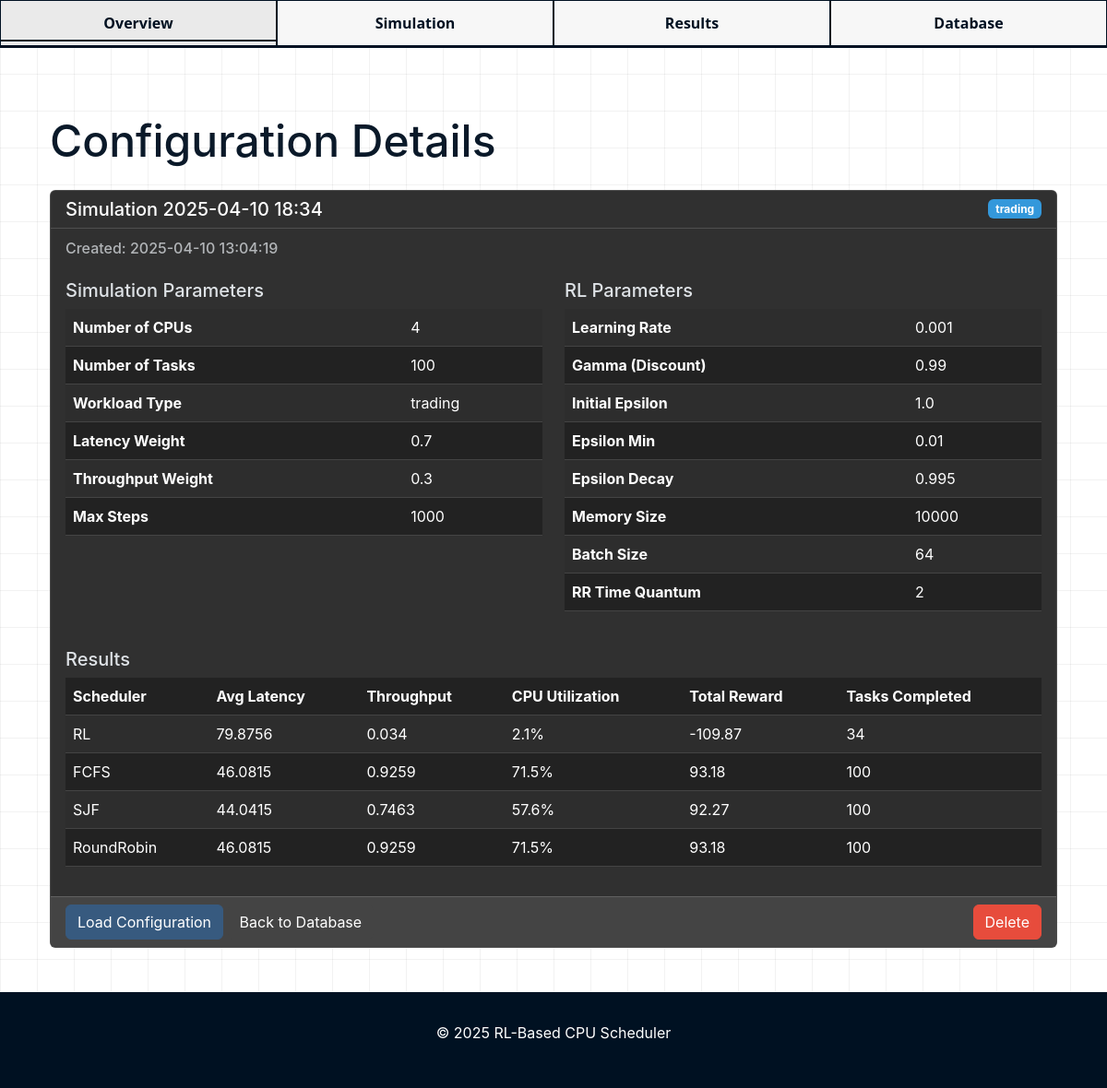
Page /view_config/2 on the committed database.
### database.py (models this page shows, shortened)
class SimulationConfig(db.Model):
    id = db.Column(db.Integer, primary_key=True)
    name = db.Column(db.String(100), nullable=False)
    description = db.Column(db.Text)
    created_at = db.Column(db.DateTime, default=datetime.datetime.utcnow)
    user_id = db.Column(db.Integer, db.ForeignKey('user.id'), nullable=False)
    num_cpus = db.Column(db.Integer, default=4)
    num_tasks = db.Column(db.Integer, default=100)
    workload_type = db.Column(db.String(20), default='trading')
    reward_latency_weight = db.Column(db.Float, default=0.7)
    reward_throughput_weight = db.Column(db.Float, default=0.3)
    max_steps = db.Column(db.Integer, default=1000)
    learning_rate = db.Column(db.Float, default=0.001)
    gamma = db.Column(db.Float, default=0.99)
    epsilon = db.Column(db.Float, default=1.0)
    epsilon_min = db.Column(db.Float, default=0.01)
    epsilon_decay = db.Column(db.Float, default=0.995)
    memory_size = db.Column(db.Integer, default=10000)
    batch_size = db.Column(db.Integer, default=64)
    time_quantum = db.Column(db.Integer, default=2)  #for round robin
    results = db.relationship('SimulationResult', backref='config', lazy=True, cascade="all, delete-orphan")

class SimulationResult(db.Model):
    id = db.Column(db.Integer, primary_key=True)
    config_id = db.Column(db.Integer, db.ForeignKey('simulation_config.id'), nullable=False)
    scheduler_type = db.Column(db.String(20), nullable=False)
    run_date = db.Column(db.DateTime, default=datetime.datetime.utcnow)
    avg_latency = db.Column(db.Float)
    throughput = db.Column(db.Float)
    cpu_utilization = db.Column(db.Float)
    total_reward = db.Column(db.Float)
    completed_tasks = db.Column(db.Integer)
    training_history = db.Column(db.JSON)

### app.py (the view)
@app.route('/view_config/<int:config_id>')
def view_config(config_id):
    config = SimulationConfig.query.get_or_404(config_id)
    return render_template('view_config.html', config=config)

### templates/view_config.html (shortened to what this page needs)
{% extends "layout.html" %}
{% block content %}
<div class="container mt-5">
    <div class="row">
        <div class="col">
            <h1>Configuration Details</h1>
            <div class="card my-4">
                <div class="card-header bg-dark text-white">
                    <div class="d-flex justify-content-between align-items-center">
                        <h5 class="mb-0">{{ config.name }}</h5>
                        <span class="badge bg-info">{{ config.workload_type }}</span>
                    </div>
                </div>
                <div class="card-body">
                    <h6 class="card-subtitle mb-2 text-muted">Created: {{ config.created_at.strftime('%Y-%m-%d %H:%M:%S') }}</h6>
                    <div class="row mt-4">
                        <div class="col-md-6">
                            <h5>Simulation Parameters</h5>
                            <table class="table table-striped">
                                <tr>
                                    <th>Number of CPUs</th>
                                    <td>{{ config.num_cpus }}</td>
                                </tr>
                                <tr>
                                    <th>Number of Tasks</th>
                                    <td>{{ config.num_tasks }}</td>
                                </tr>
                                <tr>
                                    <th>Workload Type</th>
                                    <td>{{ config.workload_type }}</td>
                                </tr>
                                <tr>
                                    <th>Latency Weight</th>
                                    <td>{{ config.reward_latency_weight }}</td>
                                </tr>
                                <tr>
                                    <th>Throughput Weight</th>
                                    <td>{{ config.reward_throughput_weight }}</td>
                                </tr>
                                <tr>
                                    <th>Max Steps</th>
                                    <td>{{ config.max_steps }}</td>
                                </tr>
                            </table>
                        </div>
                        <div class="col-md-6">
                            <h5>RL Parameters</h5>
                            <table class="table table-striped">
                                <tr>
                                    <th>Learning Rate</th>
                                    <td>{{ config.learning_rate }}</td>
                                </tr>
                                <tr>
                                    <th>Gamma (Discount)</th>
                                    <td>{{ config.gamma }}</td>
                                </tr>
                                <tr>
                                    <th>Initial Epsilon</th>
                                    <td>{{ config.epsilon }}</td>
                                </tr>
                                <tr>
                                    <th>Epsilon Min</th>
                                    <td>{{ config.epsilon_min }}</td>
                                </tr>
                                <tr>
                                    <th>Epsilon Decay</th>
                                    <td>{{ config.epsilon_decay }}</td>
                                </tr>
                                <tr>
                                    <th>Memory Size</th>
                                    <td>{{ config.memory_size }}</td>
                                </tr>
                                <tr>
                                    <th>Batch Size</th>
                                    <td>{{ config.batch_size }}</td>
                                </tr>
                                <tr>
                                    <th>RR Time Quantum</th>
                                    <td>{{ config.time_quantum }}</td>
                                </tr>
                            </table>
                        </div>
                    </div>
                    {% if config.results %}
                    <h5 class="mt-4">Results</h5>
                    <div class="table-responsive">
                        <table class="table table-striped">
                            <thead>
                                <tr>
                                    <th>Scheduler</th>
                                    <th>Avg Latency</th>
                                    <th>Throughput</th>
                                    <th>CPU Utilization</th>
                                    <th>Total Reward</th>
                                    <th>Tasks Completed</th>
                                </tr>
                            </thead>
                            <tbody>
                                {% for result in config.results %}
                                <tr>
                                    <td>{{ result.scheduler_type }}</td>
                                    <td>{{ result.avg_latency|round(4) }}</td>
                                    <td>{{ result.throughput|round(4) }}</td>
                                    <td>{{ (result.cpu_utilization * 100)|round(1) }}%</td>
                                    <td>{{ result.total_reward|round(2) }}</td>
                                    <td>{{ result.completed_tasks }}</td>
                                </tr>
                                {% endfor %}
                            </tbody>
                        </table>
                    </div>
                    {% else %}
                    <div class="alert alert-info mt-4">
                        No results have been saved for this configuration.
                    </div>
                    {% endif %}
                </div>
                <div class="card-footer">
                    <a href="{{ url_for('load_config', config_id=config.id) }}" class="btn btn-primary">Load Configuration</a>
                    <a href="{{ url_for('db_management') }}" class="btn btn-secondary">Back to Database</a>
                    <a href="{{ url_for('delete_config', config_id=config.id) }}" class="btn btn-danger float-end"
                       onclick="return confirm('Are you sure you want to delete this configuration?');">Delete</a>
                </div>
            </div>
        </div>
    </div>
</div>
{% endblock %}

### static/css/overflow.css (style rules this page uses)
:root { --primary-blue: #3498db; --primary-yellow: #f1c40f; --primary-green: #2ecc71; --primary-purple: #9b59b6; --primary-orange: #e67e22; --primary-red: #e74c3c; --primary-pink: #e6a8d7; --background-color: #ffffff; --dark-text: #0a1929; --light-text: #718096; --border-color: #e2e8f0; --grid-color: rgba(0, 0, 0, 0.05); }
* { margin: 0; padding: 0; box-sizing: border-box; }
body { font-family: 'Inter', sans-serif; background-color: var(--background-color); color: var(--dark-text); background-image: linear-gradient(var(--grid-color) 1px, transparent 1px), linear-gradient(90deg, var(--grid-color) 1px, transparent 1px); background-size: 40px 40px; position: relative; min-height: 100vh; display: flex; flex-direction: column; }

### rows in the picture
SimulationConfig: name "Simulation 2025-04-10 18:34", workload_type "trading", created_at "2025-04-10 13:04:19", num_cpus "4", num_tasks "100", reward_latency_weight "0.7", reward_throughput_weight "0.3", max_steps "1000", learning_rate "0.001", gamma "0.99", epsilon "1.0", epsilon_min "0.01", epsilon_decay "0.995", memory_size "10000", batch_size "64", time_quantum "2"
SimulationResult: scheduler_type "RL", avg_latency "79.8756", throughput "0.034", (result.cpu_utilization*100)|round(1) "2.1", total_reward "-109.87", completed_tasks "34"
SimulationResult: scheduler_type "FCFS", avg_latency "46.0815", throughput "0.9259", (result.cpu_utilization*100)|round(1) "71.5", total_reward "93.18", completed_tasks "100"
SimulationResult: scheduler_type "SJF", avg_latency "44.0415", throughput "0.7463", (result.cpu_utilization*100)|round(1) "57.6", total_reward "92.27", completed_tasks "100"
SimulationResult: scheduler_type "RoundRobin", avg_latency "46.0815", throughput "0.9259", (result.cpu_utilization*100)|round(1) "71.5", total_reward "93.18", completed_tasks "100"
